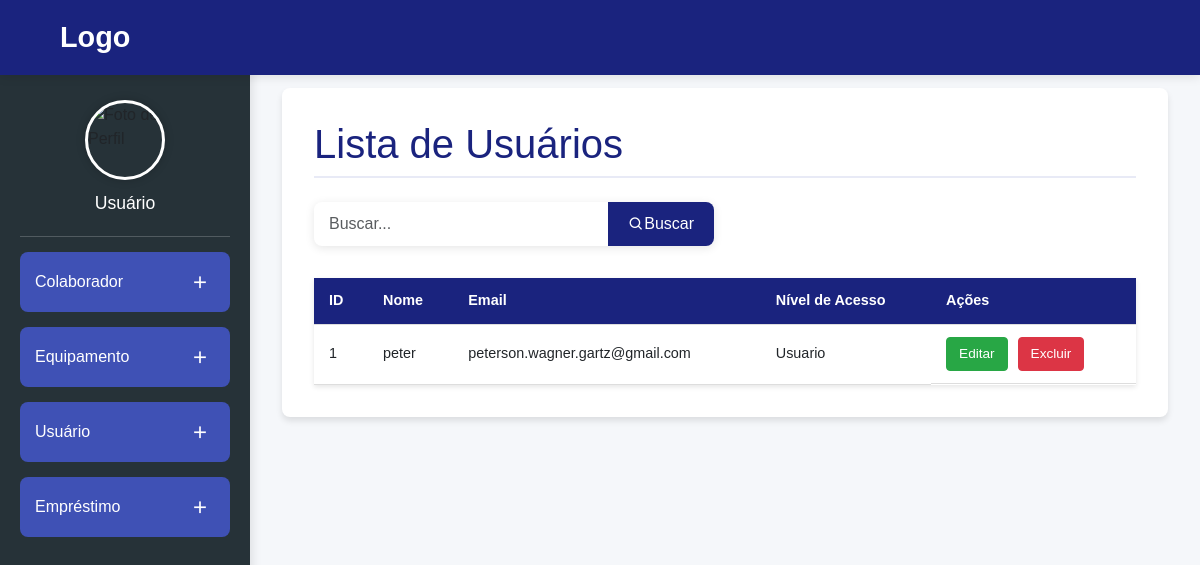
/usuarios/, run on an earlier commit of the app's database.
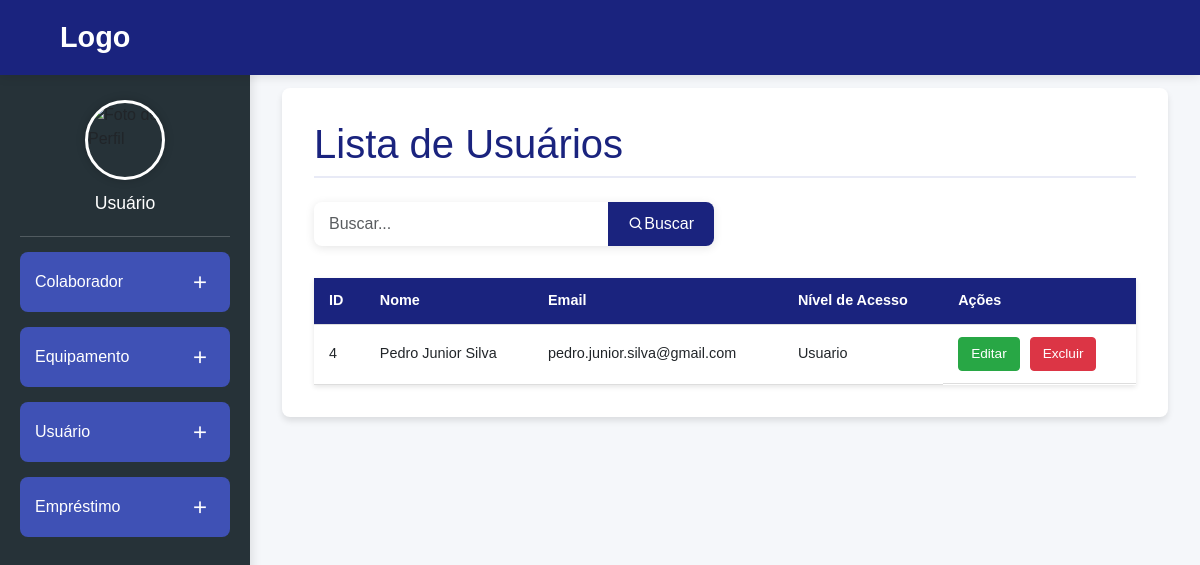
And on a later commit of the database.
### epi_management/models.py (models this page shows, shortened)
class Usuario(AbstractBaseUser, PermissionsMixin):
    nome = models.CharField(max_length=100)
    email = models.EmailField(max_length=255, unique=True, validators=[validate_email])
    nivel_acesso = models.ForeignKey(NivelAcesso, on_delete=models.CASCADE)
    groups = models.ManyToManyField(
        'auth.Group',
        related_name='epi_management_usuarios',
        blank=True,
        help_text=('The groups this user belongs to. A user will get all permissions granted to each of their groups.'),
        verbose_name=('groups'),
    )
    user_permissions = models.ManyToManyField(
        'auth.Permission',
        related_name='epi_management_usuarios',
        blank=True,
        help_text=('Specific permissions for this user.'),
        verbose_name=('user permissions'),
    )
    is_staff = models.BooleanField(default=False)
    is_active = models.BooleanField(default=True)
    USERNAME_FIELD = 'email'
    REQUIRED_FIELDS = ['nome']
    objects = CustomUserManager()

class NivelAcesso(models.Model):
    nome = models.CharField(max_length=50)
    def __str__(self):
        return self.nome

### epi_management/views.py (the view)
# urls.py: path('usuarios/', views.usuarios_lista, name='usuarios_lista'),
def usuarios_lista(request):
    query = request.GET.get('q')
    if query:
        usuarios = Usuario.objects.filter(Q(nome__icontains=query))
    else:
        usuarios = Usuario.objects.all()
    return render(request, 'usuarios_lista.html', {
        'usuarios': usuarios,
        'query': query
    })

### epi_management/templates/usuarios_lista.html
{% extends 'base.html' %}
{% block content %}
<div class="main-container">
    <h1 class="page-title">Lista de Usuários</h1>
    <form method="get" action="{% url 'usuarios_lista' %}" class="search-form">
        <div class="input-group">
            <input type="text" name="q" placeholder="Buscar..." class="form-control search-input" value="{{ query|default:'' }}">
            <button type="submit" class="btn btn-primary search-btn">
                <i class='bx bx-search'></i> Buscar
            </button>
        </div>
    </form>
    <table class="data-table">
        <thead>
            <tr>
                <th>ID</th>
                <th>Nome</th>
                <th>Email</th>
                <th>Nível de Acesso</th>
                <th>Ações</th>
            </tr>
        </thead>
        <tbody>
            {% for usuario in usuarios %}
            <tr>
                <td>{{ usuario.id }}</td>
                <td>{{ usuario.nome }}</td>
                <td>{{ usuario.email }}</td>
                <td>{{ usuario.nivel_acesso }}</td>
                <td class="table-actions">
                    <a href="{% url 'usuarios_editar' pk=usuario.pk %}" class="edit-btn">Editar</a>
                    <a href="{% url 'usuarios_excluir' pk=usuario.pk %}" class="delete-btn">Excluir</a>
                </td>
            </tr>
            {% empty %}
            <tr>
                <td colspan="5">Nenhum Usuário cadastrado.</td>
            </tr>
            {% endfor %}
        </tbody>
    </table>
</div>
{% endblock %}

What changed in the data, as far as the page shows it:
removed Usuario: id "1", nome "peter", email "peterson.wagner.gartz@gmail.com", nivel_acesso "Usuario"
added Usuario: id "4", nome "Pedro Junior Silva", email "pedro.junior.silva@gmail.com", nivel_acesso "Usuario"
